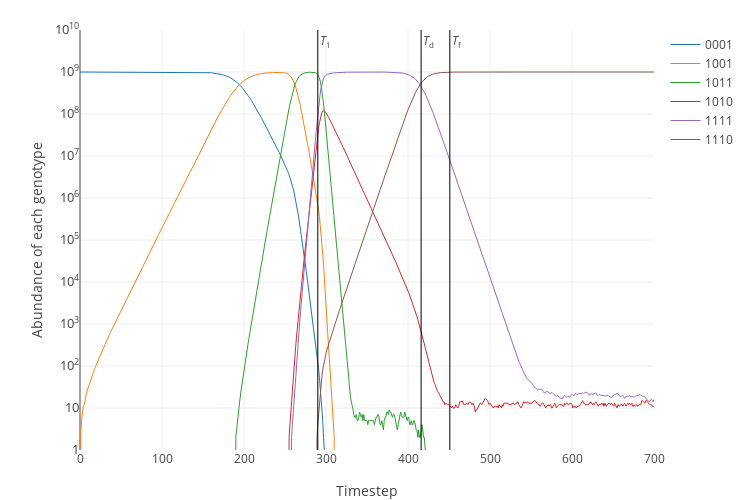

The cell this chart's notebook holds for it:
### Code cell
results = simulate([landscape], timesteps=700, seed='0001')
plot_simulation(results)

### Figure 1 — Plotly figure (JSON) as saved in the notebook; plotly's stock layout.template omitted (floating-point values rounded to 4 significant figures; data arrays with more than 128 entries replaced by an {"elided": "..."} marker saying what was removed)
{"data": [{"line": {"width": 1}, "name": "0001", "type": "scatter", "uid": "4c898674-d030-11e8-be4a-001ec21b2620", "x": {"elided": "701 int values"}, "y": {"elided": "701 int values"}}, {"line": {"width": 1}, "name": "1001", "type": "scatter", "uid": "4c898b06-d030-11e8-af33-001ec21b2620", "x": {"elided": "701 int values"}, "y": {"elided": "701 int values"}}, {"line": {"width": 1}, "name": "1011", "type": "scatter", "uid": "4c898e62-d030-11e8-ac83-001ec21b2620", "x": {"elided": "701 int values"}, "y": {"elided": "701 int values"}}, {"line": {"width": 1}, "name": "1010", "type": "scatter", "uid": "4c89918a-d030-11e8-a411-001ec21b2620", "x": {"elided": "701 int values"}, "y": {"elided": "701 int values"}}, {"line": {"width": 1}, "name": "1111", "type": "scatter", "uid": "4c8994c8-d030-11e8-a081-001ec21b2620", "x": {"elided": "701 int values"}, "y": {"elided": "701 int values"}}, {"line": {"width": 1}, "name": "1110", "type": "scatter", "uid": "4c8997f4-d030-11e8-be1d-001ec21b2620", "x": {"elided": "701 int values"}, "y": {"elided": "701 int values"}}, {"line": {"color": "black", "width": 1}, "mode": "lines", "name": "T_1", "showlegend": false, "type": "scatter", "uid": "4c899ba8-d030-11e8-94c1-001ec21b2620", "x": [290, 290], "y": [0, 10000000000]}, {"line": {"color": "black", "width": 1}, "mode": "lines", "name": "T_d", "showlegend": false, "type": "scatter", "uid": "4c899ebe-d030-11e8-8281-001ec21b2620", "x": [416, 416], "y": [0, 10000000000]}, {"line": {"color": "black", "width": 1}, "mode": "lines", "name": "T_f", "showlegend": false, "type": "scatter", "uid": "4c89a17a-d030-11e8-be51-001ec21b2620", "x": [451, 451], "y": [0, 10000000000]}], "layout": {"annotations": [{"showarrow": false, "text": "<i>T</i><sub>1</sub>", "x": 290, "xanchor": "left", "xref": "x", "y": 9.75, "yref": "y"}, {"showarrow": false, "text": "<i>T</i><sub>d</sub>", "x": 416, "xanchor": "left", "xref": "x", "y": 9.75, "yref": "y"}, {"showarrow": false, "text": "<i>T</i><sub>f</sub>", "x": 451, "xanchor": "left", "xref": "x", "y": 9.75, "yref": "y"}], "height": 500, "margin": {"b": 50, "t": 30}, "width": 750, "xaxis": {"title": "Timestep"}, "yaxis": {"exponentformat": "power", "range": [0, 10], "tickfont": {"size": 10}, "title": "Abundance of each genotype", "type": "log"}}}
